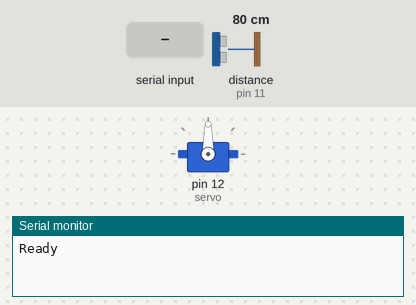
A sketch run on a simulated Arduino Uno, built with avr-gcc and run on an emulated ATmega328P. On the bench: servo, the last lines printed to the serial monitor. Inputs (shaded band) come from the test bench; at power-on: distance to the obstacle (sensor on pin 11) 80 cm. The echo pulse lasts 58.3 µs per cm.

Above: at 1.2 s.
1.3 s: byte 30 received over Serial
At 2.4 s:
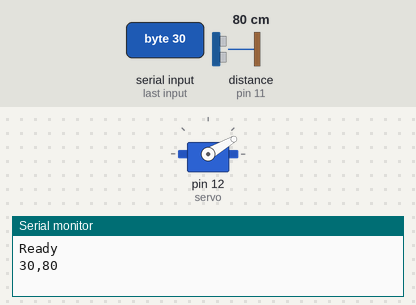
2.8 s: byte 120 received over Serial
At 3.5 s:
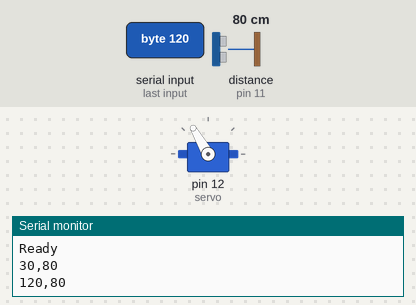
Timing chart, 0 to 5.8 s (numbered marks = the images above; inputs shaded):
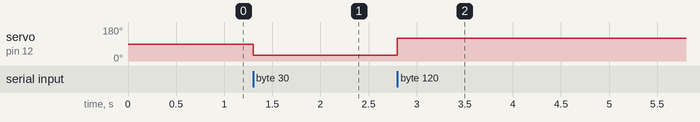

Measured:
- after the input at 1.3 s, servo on pin 12 (servo): 90° → 30° at once
- after the input at 2.8 s, servo on pin 12 (servo): 30° → 120° at once

The sketch:

radar.ino
```cpp
#include <Servo.h>


const int trigPin = 10;
const int echoPin = 11;

const float speedOfSound = 0.034656;
long duration;
int distance;
int angle;
Servo servo;

void setup() {
    pinMode(trigPin, OUTPUT);
    digitalWrite(trigPin, LOW);
    pinMode(echoPin, INPUT);
    servo.attach(12);
    Serial.begin(9600);
    Serial.println("Ready");
}

void loop() {
    if (Serial.available() > 0) {
        angle = Serial.read();
        servo.write(angle);
        delay(10);
        distance = calculateDistance();
        output(angle, distance);
        Serial.flush();
    }
}

void output(int angle, int distance) {
    Serial.print(angle);
    Serial.print(",");
    Serial.println(distance);
}

int calculateDistance() {

    digitalWrite(trigPin, HIGH);
    delayMicroseconds(10);
    digitalWrite(trigPin, LOW);


    duration = pulseIn(echoPin, HIGH);
    distance = (duration * speedOfSound) / 2;

    return distance;
}
```
